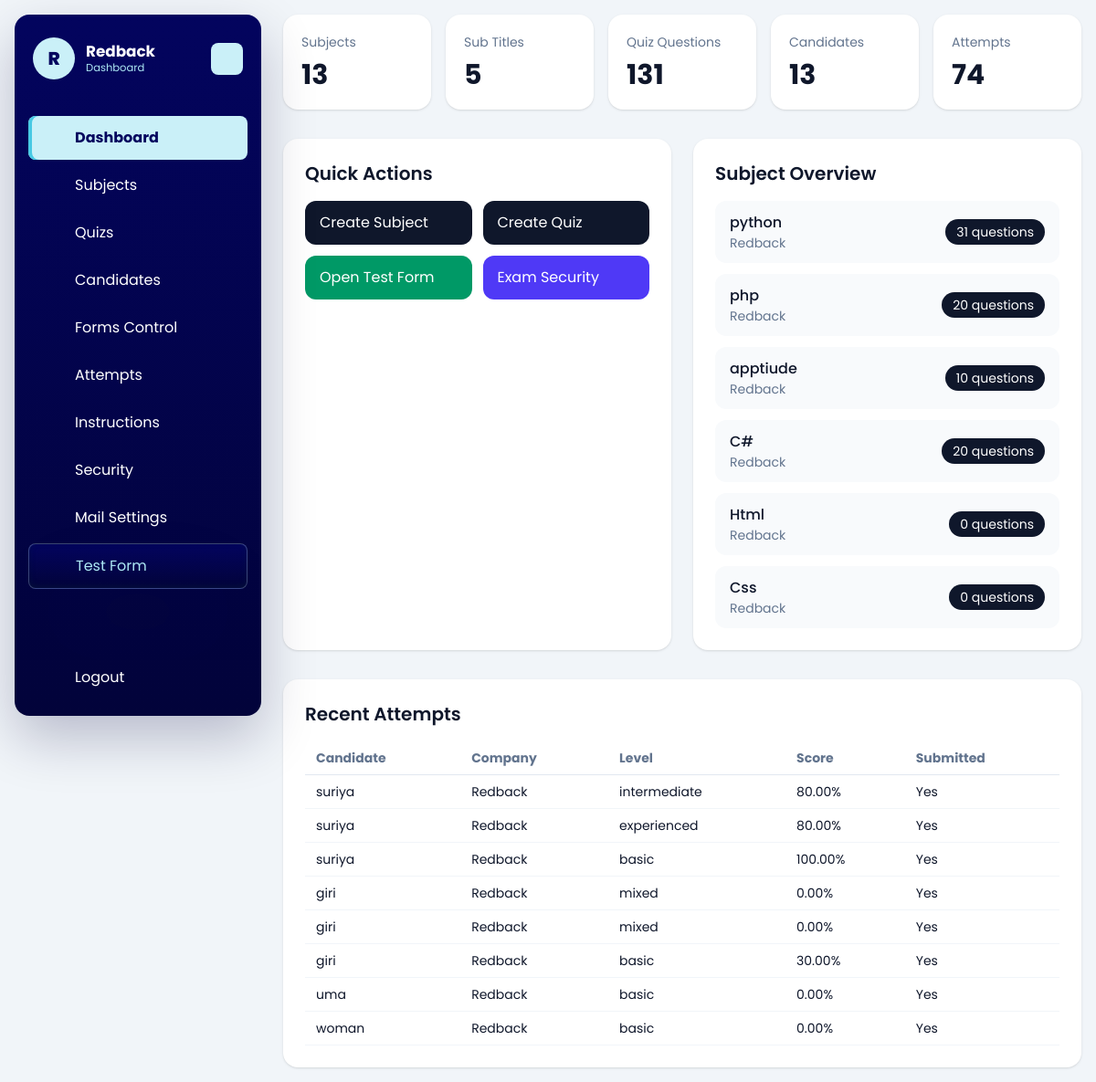
Page /dashboard/ (signed in) on the earlier database version.
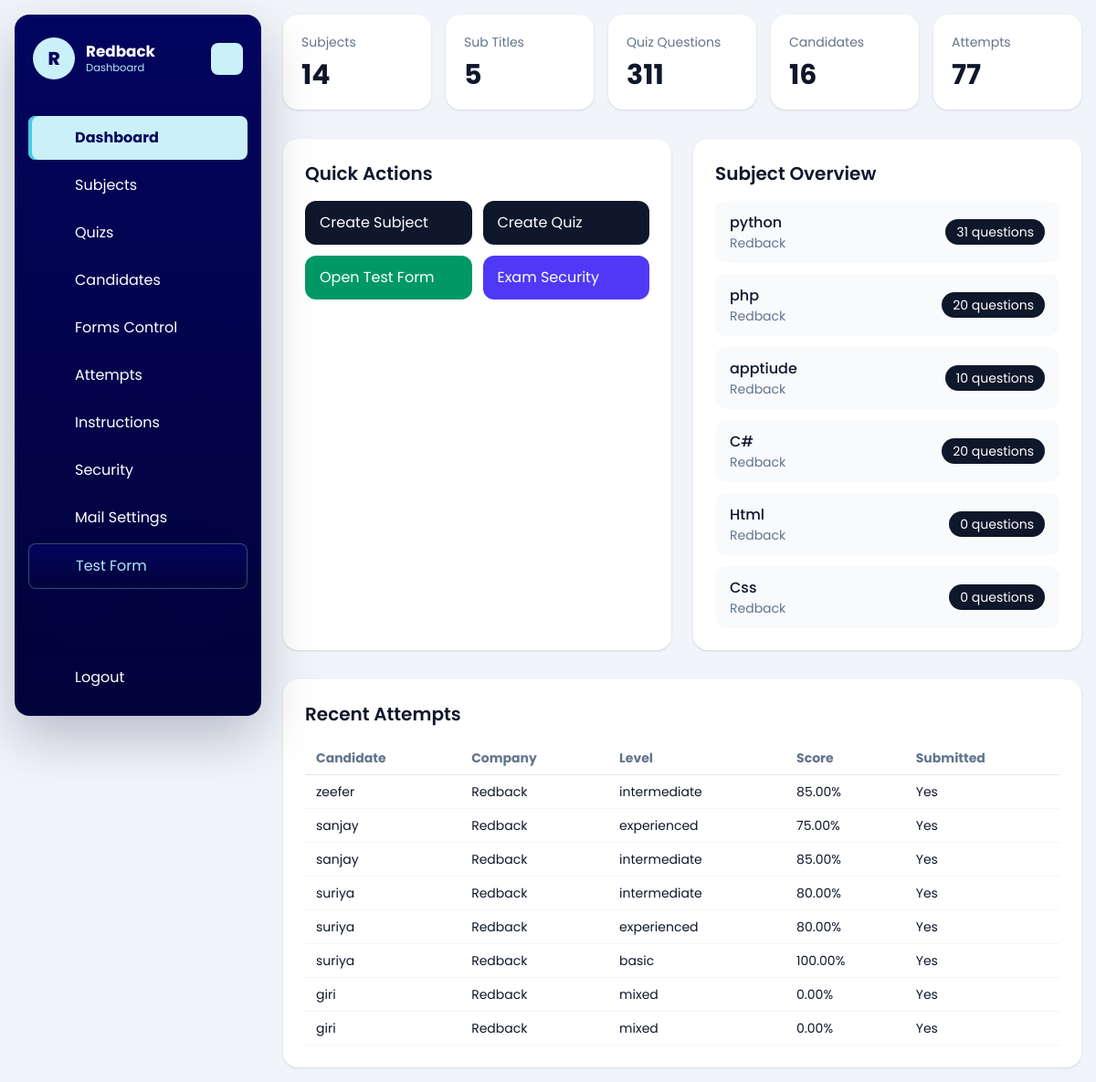
Same page on the later database version.
### dashboard/models.py (models this page shows, shortened)
class TestSubject(models.Model):
    company = models.ForeignKey(Company, on_delete=models.CASCADE, related_name='subjects')
    subject = models.CharField(max_length=150)
    subject_svg = models.TextField(blank=True, null=True)
    created_at = models.DateTimeField(auto_now_add=True)
    class Meta:
        ordering = ['subject']
        unique_together = ('company', 'subject')

class Company(models.Model):
    name = models.CharField(max_length=150)
    image = models.ImageField(upload_to='company/', blank=True, null=True)
    email = models.EmailField(unique=True)
    password = models.CharField(max_length=128)
    is_active = models.BooleanField(default=True)
    test_instructions = models.TextField(
        default=DEFAULT_TEST_INSTRUCTIONS,
        blank=True,
        help_text='Instructions shown to candidates in the online test instructions drawer.',
    )
    allow_full_screen_lock = models.BooleanField(default=False)
    allow_pause_lock = models.BooleanField(default=False)
    allow_tab_switch_guard = models.BooleanField(default=False)
    allow_copy_paste_block = models.BooleanField(default=False)
    allow_right_click_disable = models.BooleanField(default=False)
    full_screen_lock = models.BooleanField(default=False)
    pause_lock = models.BooleanField(default=False)
    tab_switch_guard_enabled = models.BooleanField(default=False)
    copy_paste_block_enabled = models.BooleanField(default=False)
    right_click_disable_enabled = models.BooleanField(default=False)
    max_violation_warnings = models.PositiveIntegerField(default=3)
    exam_control_password = models.CharField(max_length=128, blank=True)
    mail_sender_enabled = models.BooleanField(default=False)
    smtp_host = models.CharField(max_length=255, blank=True)
    smtp_port = models.PositiveIntegerField(default=587)
    smtp_username = models.CharField(max_length=255, blank=True)
    smtp_app_key = models.CharField(max_length=255, blank=True)
    smtp_use_tls = models.BooleanField(default=True)
    smtp_from_email = models.EmailField(blank=True)
    created_at = models.DateTimeField(auto_now_add=True)
    updated_at = models.DateTimeField(auto_now=True)
    class Meta:
        ordering = ['name']
        verbose_name_plural = 'Companies'

### quiz/models.py (models this page shows, shortened)
class CandidateTestAttempt(models.Model):
    SESSION_SINGLE = 'single'
    SESSION_MULTI = 'multi'
    SESSION_CHOICES = [
        (SESSION_SINGLE, 'Single'),
        (SESSION_MULTI, 'Multi'),
    ]
    candidate = models.ForeignKey(Candidate, on_delete=models.CASCADE, related_name='attempts')
    company = models.ForeignKey(Company, on_delete=models.CASCADE, related_name='attempts')
    public_slug = models.CharField(max_length=190, unique=True, blank=True, db_index=True)
    session_type = models.CharField(max_length=10, choices=SESSION_CHOICES)
    level = models.CharField(max_length=20)
    question_count = models.PositiveIntegerField()
    duration_minutes = models.PositiveIntegerField()
    selected_subjects = models.JSONField(default=list, blank=True)
    selected_sub_titles = models.JSONField(default=list, blank=True)
    candidate_details_json = models.JSONField(default=dict, blank=True)
    answers_json = models.JSONField(default=list, blank=True)
    correct_count = models.PositiveIntegerField(default=0)
    wrong_count = models.PositiveIntegerField(default=0)
    percentage = models.DecimalField(max_digits=5, decimal_places=2, default=0)
    started_at = models.DateTimeField(blank=True, null=True)
    submitted_at = models.DateTimeField(blank=True, null=True)
    is_submitted = models.BooleanField(default=False)
    is_paused = models.BooleanField(default=False)
    paused_at = models.DateTimeField(blank=True, null=True)
    total_paused_seconds = models.PositiveIntegerField(default=0)
    full_screen_lock_enabled = models.BooleanField(default=False)
    pause_lock_enabled = models.BooleanField(default=False)
    tab_switch_guard_enabled = models.BooleanField(default=False)
    copy_paste_block_enabled = models.BooleanField(default=False)
    right_click_disable_enabled = models.BooleanField(default=False)
    max_violation_warnings = models.PositiveIntegerField(default=3)
    tab_switch_count = models.PositiveIntegerField(default=0)
    warning_count = models.PositiveIntegerField(default=0)
    last_violation_at = models.DateTimeField(blank=True, null=True)
    violation_log_json = models.JSONField(default=list, blank=True)
    test_link_email_sent_at = models.DateTimeField(blank=True, null=True)
    created_at = models.DateTimeField(auto_now_add=True)
    class Meta:
        ordering = ['-created_at']

class Candidate(models.Model):
    name = models.CharField(max_length=150)
    email = models.EmailField()
    designation_tech = models.CharField(max_length=150)
    created_at = models.DateTimeField(auto_now_add=True)
    class Meta:
        ordering = ['name']

### dashboard/views.py (the view)
# urls.py: path('', views.dashboard_home, name='home'),
@company_login_required
def dashboard_home(request):
    company = request.company
    context = {
        'subject_count': TestSubject.objects.filter(company=company).count(),
        'subtitle_count': SubTitle.objects.filter(test_subject__company=company).count(),
        'quiz_count': Quiz.objects.filter(test_subject__company=company).count(),
        'candidate_count': Candidate.objects.filter(attempts__company=company).distinct().count(),
        'attempt_count': CandidateTestAttempt.objects.filter(company=company).count(),
        'subjects': TestSubject.objects.filter(company=company).select_related('company').annotate(
            quiz_total=Count('quizzes')
        )[:6],
        'recent_attempts': CandidateTestAttempt.objects.filter(company=company).select_related(
            'candidate', 'company'
        )[:8],
        'company': company,
    }
    return render(request, 'dashboard/home.html', context)

### dashboard/views.py (called while the page is built)
def get_logged_in_company(request):
    company_id = request.session.get('company_id')
    if not company_id:
        return None
    return Company.objects.filter(id=company_id, is_active=True).first()

def company_login_required(view_func):
    @wraps(view_func)
    def wrapper(request, *args, **kwargs):
        company = get_logged_in_company(request)
        if not company:
            return redirect(f"{reverse('dashboard:login')}?next={request.path}")
        request.company = company
        return view_func(request, *args, **kwargs)
    return wrapper

### templates/dashboard/home.html (shortened to what the changed rows need)
{% extends "base.html" %}
{% block content %}
<div id="dashboard-page-content">
<section class="grid gap-4 md:grid-cols-5">
    <div class="rounded-2xl bg-white p-5 shadow-sm">
        <p class="text-sm text-slate-500">Subjects</p>
        <p class="mt-2 text-3xl font-bold">{{ subject_count }}</p>
    </div>
    <div class="rounded-2xl bg-white p-5 shadow-sm">
        <p class="text-sm text-slate-500">Quiz Questions</p>
        <p class="mt-2 text-3xl font-bold">{{ quiz_count }}</p>
    </div>
    <div class="rounded-2xl bg-white p-5 shadow-sm">
        <p class="text-sm text-slate-500">Candidates</p>
        <p class="mt-2 text-3xl font-bold">{{ candidate_count }}</p>
    </div>
    <div class="rounded-2xl bg-white p-5 shadow-sm">
        <p class="text-sm text-slate-500">Attempts</p>
        <p class="mt-2 text-3xl font-bold">{{ attempt_count }}</p>
    </div>
</section>
<section class="mt-8 grid gap-6 lg:grid-cols-2">
    <div class="rounded-2xl bg-white p-6 shadow-sm">
        <div class="mb-4 flex items-center justify-between">
            <h2 class="text-xl font-semibold">Quick Actions</h2>
        </div>
    </div>
    <div class="rounded-2xl bg-white p-6 shadow-sm">
        <h2 class="text-xl font-semibold">Subject Overview</h2>
        <div class="mt-4 space-y-3">
            {% for subject in subjects %}
                <div class="flex items-center justify-between rounded-xl bg-slate-50 px-4 py-3">
                    <div>
                        <p class="font-medium">{{ subject.subject }}</p>
                        <p class="text-sm text-slate-500">{{ subject.company.name }}</p>
                    </div>
                    <span class="rounded-full bg-slate-900 px-3 py-1 text-sm text-white">{{ subject.quiz_total }} questions</span>
                </div>
            {% empty %}
                <p class="text-slate-500">No subjects created yet.</p>
            {% endfor %}
        </div>
    </div>
</section>
<section class="mt-8 rounded-2xl bg-white p-6 shadow-sm">
    <h2 class="text-xl font-semibold">Recent Attempts</h2>
    <div class="mt-4 overflow-x-auto">
        <table class="min-w-full text-left text-sm">
            <thead class="border-b border-slate-200 text-slate-500">
                <tr>
                    <th class="px-3 py-2">Candidate</th>
                    <th class="px-3 py-2">Company</th>
                    <th class="px-3 py-2">Level</th>
                    <th class="px-3 py-2">Score</th>
                    <th class="px-3 py-2">Submitted</th>
                </tr>
            </thead>
            <tbody>
                {% for attempt in recent_attempts %}
                    <tr class="border-b border-slate-100">
                        <td class="px-3 py-2">{{ attempt.candidate.name }}</td>
                        <td class="px-3 py-2">{{ attempt.company.name }}</td>
                        <td class="px-3 py-2">{{ attempt.level }}</td>
                        <td class="px-3 py-2">{{ attempt.percentage }}%</td>
                        <td class="px-3 py-2">{{ attempt.is_submitted|yesno:"Yes,No" }}</td>
                    </tr>
                {% empty %}
                    <tr>
                        <td colspan="5" class="px-3 py-6 text-center text-slate-500">No test attempts yet.</td>
                    </tr>
                {% endfor %}
            </tbody>
        </table>
    </div>
</section>
</div>
{% endblock %}

Differences in the rows shown:
no longer on this page (row unchanged): CandidateTestAttempt: candidate.name "giri", company.name "Redback", level "basic", percentage "30.00", is_submitted "Yes"
no longer on this page (row unchanged): CandidateTestAttempt: candidate.name "uma", company.name "Redback", level "basic", percentage "0.00", is_submitted "Yes"
no longer on this page (row unchanged): CandidateTestAttempt: candidate.name "woman", company.name "Redback", level "basic", percentage "0.00", is_submitted "Yes"
added CandidateTestAttempt: candidate.name "zeefer", company.name "Redback", level "intermediate", percentage "85.00", is_submitted "Yes"
added CandidateTestAttempt: candidate.name "sanjay", company.name "Redback", level "experienced", percentage "75.00", is_submitted "Yes"
added CandidateTestAttempt: candidate.name "sanjay", company.name "Redback", level "intermediate", percentage "85.00", is_submitted "Yes"
Other differences:
{{ subject_count }}: "13" → "14"
{{ quiz_count }}: "131" → "311"
{{ candidate_count }}: "13" → "16"
{{ attempt_count }}: "74" → "77"
